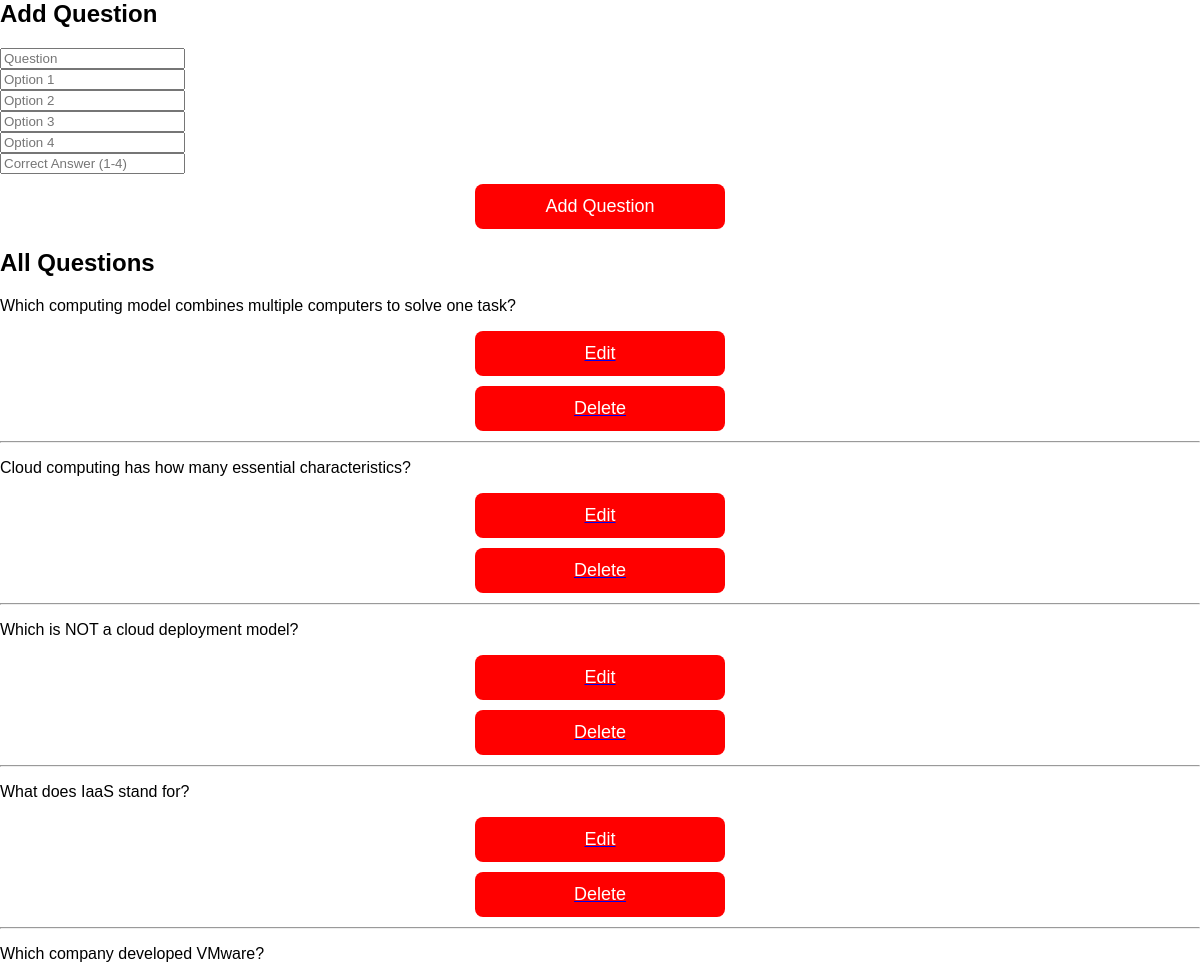
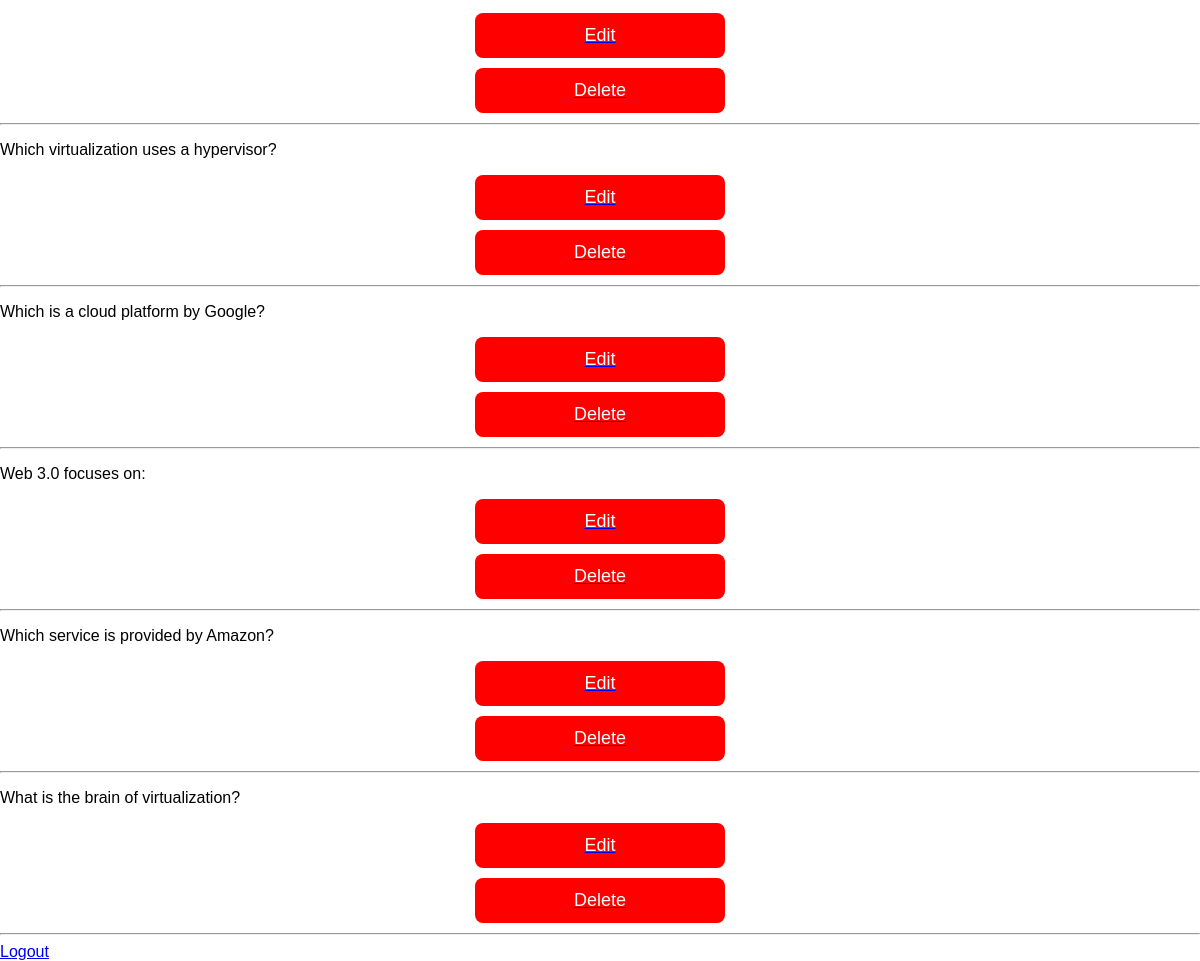
Page /admin (signed in) on the earlier database version (2 pictures, top to bottom).
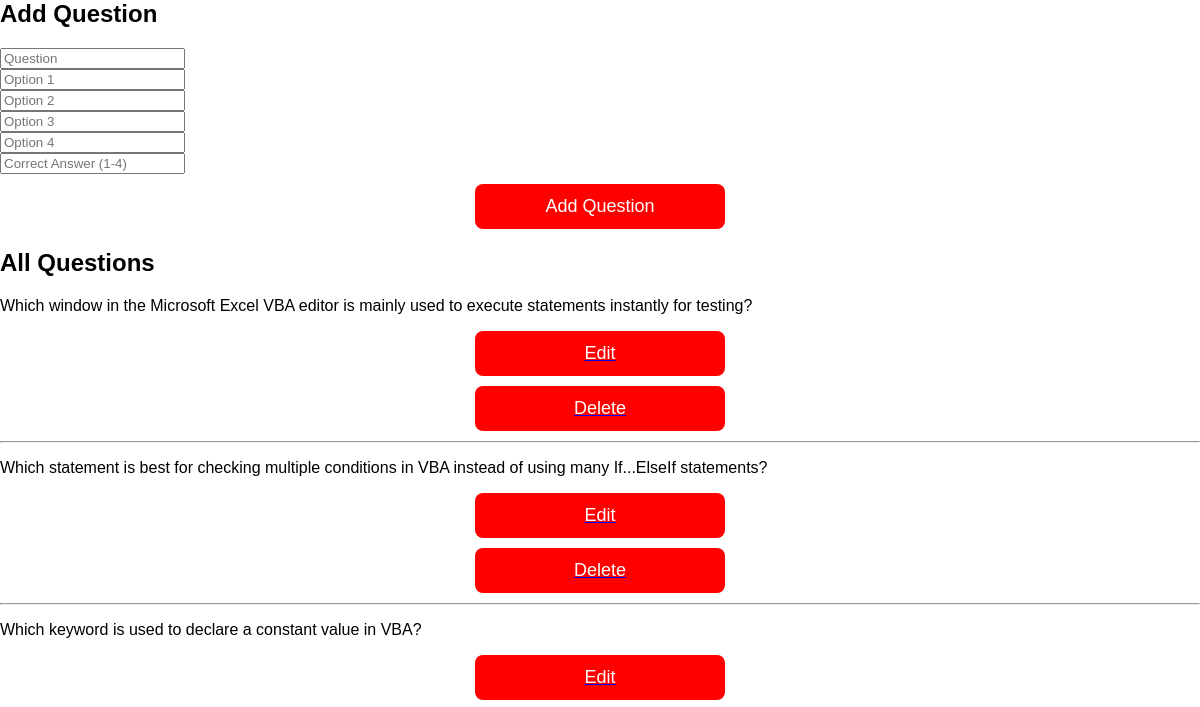
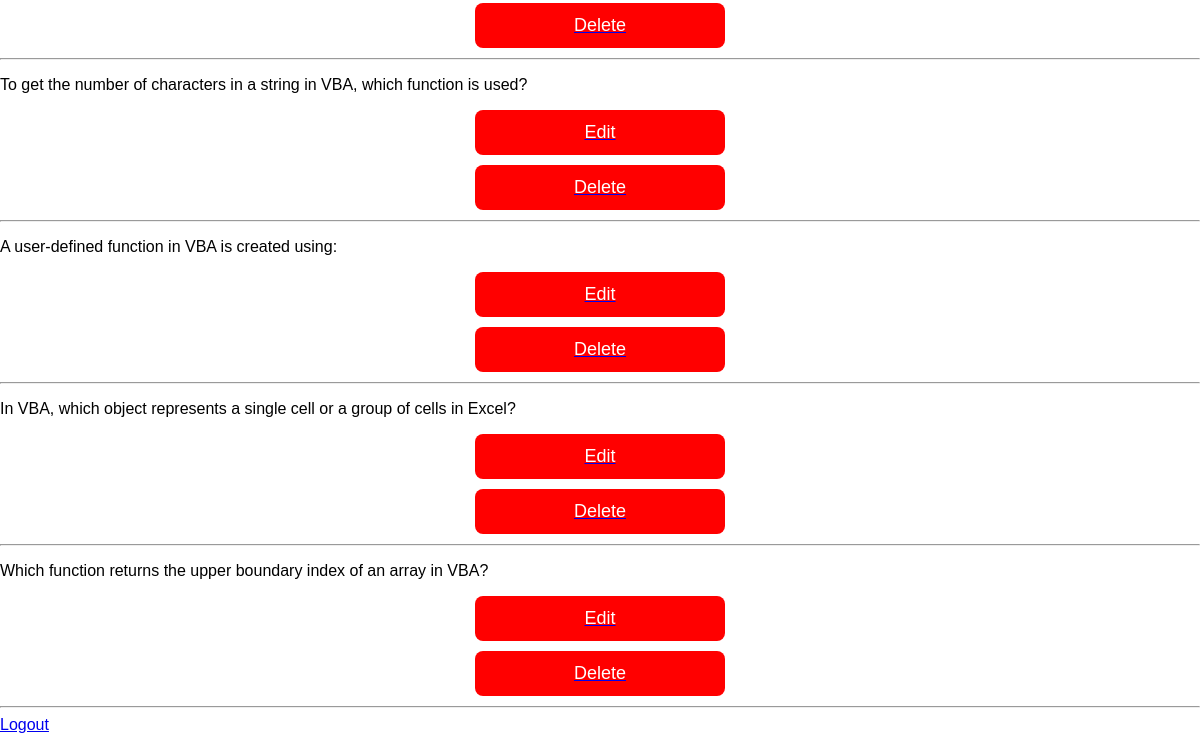
Same page on the later database version (2 pictures, top to bottom).
### tables this page shows
CREATE TABLE questions (
    id INTEGER PRIMARY KEY AUTOINCREMENT,
    question TEXT,
    option1 TEXT,
    option2 TEXT,
    option3 TEXT,
    option4 TEXT,
    correct_answer TEXT
);

### app.py (the view, shortened to what this page needs)
@app.route('/admin', methods=['GET','POST'])
def admin():
    if session.get('role') != 'admin':
        return "Access Denied"
    conn = sqlite3.connect('database.db')
    cur = conn.cursor()
    cur.execute("SELECT * FROM questions")
    questions = cur.fetchall()
    conn.close()
    return render_template('admin.html', questions=questions)

### templates/admin.html
<html>
<head>
<link rel="stylesheet" href="{{ url_for('static', filename='style.css') }}">
</head>
<body>
<div class="container">
<h2>Add Question</h2>
<form method="post">
<input name="question" placeholder="Question"><br>
<input name="o1" placeholder="Option 1"><br>
<input name="o2" placeholder="Option 2"><br>
<input name="o3" placeholder="Option 3"><br>
<input name="o4" placeholder="Option 4"><br>
<input name="answer" placeholder="Correct Answer (1-4)"><br>
<button type="submit">Add Question</button>
</form>
<h2>All Questions</h2>
{% for q in questions %}
    <p>{{ q[1] }}</p>
    <a href="/edit/{{q[0]}}">
        <button type="button">Edit</button>
    </a>
    <a href="/delete/{{q[0]}}">
        <button type="button" style="background:red; color:white;">Delete</button>
    </a>
    <hr>
{% endfor %}
<a href="/logout">Logout</a>
</div>
</body>
</html>

Differences in the rows shown:
removed questions: question "Which computing model combines multiple computers to solve one task?"
removed questions: question "Which is NOT a cloud deployment model?"
removed questions: question "What does IaaS stand for?"
removed questions: question "Which company developed VMware?"
removed questions: question "Which virtualization uses a hypervisor?"
removed questions: question "Which is a cloud platform by Google?"
removed questions: question "Web 3.0 focuses on:"
removed questions: question "Which service is provided by Amazon?"
removed questions: question "What is the brain of virtualization?"
added questions: question "Which window in the Microsoft Excel VBA editor is mainly used to execute statements instantly for testing?"
changed questions: question "Cloud computing has how many essential characteristics?" → "Which statement is best for checking multiple conditions in VBA instead of using many If...ElseIf statements?"
added questions: question "Which keyword is used to declare a constant value in VBA?"
added questions: question "To get the number of characters in a string in VBA, which function is used?"
added questions: question "A user-defined function in VBA is created using:"
added questions: question "In VBA, which object represents a single cell or a group of cells in Excel?"
added questions: question "Which function returns the upper boundary index of an array in VBA?"
